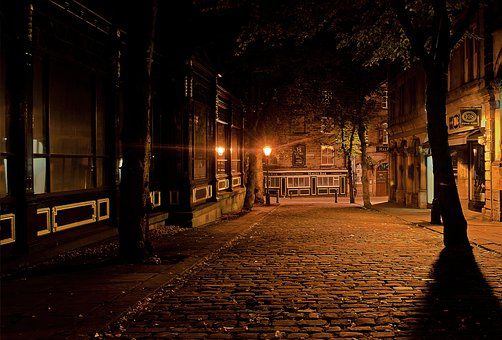
#> input picture dark-1.jpg, 502 x 340 px
$ python app.py
#> lines starting #> are read from the running program, lines starting #| are printed output that depends on the picture
# -*- coding: utf-8 -*-
"""
Created on Tue July 2021
@author: izaidi
"""
import time
import cv2
import os
import numpy as np
from guidedfilter import guided_filter

def get_illumination_channel(I, w):
    M, N, _ = I.shape
    padded = np.pad(I, ((int(w/2), int(w/2)), (int(w/2), int(w/2)), (0, 0)), 'edge')
    darkch = np.zeros((M, N))
    brightch = np.zeros((M, N))

    for i, j in np.ndindex(darkch.shape):
        darkch[i, j] = np.min(padded[i:i + w, j:j + w, :])
        brightch[i, j] = np.max(padded[i:i + w, j:j + w, :])

    return darkch, brightch

def get_atmosphere(I, brightch, p=0.1):
    M, N = brightch.shape
    flatI = I.reshape(M*N, 3)
    flatbright = brightch.ravel()

    searchidx = (-flatbright).argsort()[:int(M*N*p)]
    A = np.mean(flatI.take(searchidx, axis=0), dtype=np.float64, axis=0)
    return A

def get_initial_transmission(A, brightch):
    A_c = np.max(A)
    init_t = (brightch-A_c)/(1.-A_c)
    return (init_t - np.min(init_t))/(np.max(init_t) - np.min(init_t))

def get_corrected_transmission(I, A, darkch, brightch, init_t, alpha, omega, w):
    im3 = np.empty(I.shape, I.dtype);
    for ind in range(0, 3):
        im3[:, :, ind] = I[:, :, ind] / A[ind]
    dark_c, _ = get_illumination_channel(im3, w)
    dark_t = 1 - omega*dark_c
    corrected_t = init_t
    diffch = brightch - darkch

    for i in range(diffch.shape[0]):
        for j in range(diffch.shape[1]):
            if(diffch[i, j] < alpha):
                corrected_t[i, j] = dark_t[i, j] * init_t[i, j]

    return np.abs(corrected_t)

def get_final_image(I, A, refined_t, tmin):
    refined_t_broadcasted = np.broadcast_to(refined_t[:, :, None], (refined_t.shape[0], refined_t.shape[1], 3))
    J = (I-A) / (np.where(refined_t_broadcasted < tmin, tmin, refined_t_broadcasted)) + A

    return (J - np.min(J))/(np.max(J) - np.min(J))

def dehaze(I, tmin, w, alpha, omega, p, eps, reduce=False):
    m, n, _ = I.shape
    Idark, Ibright = get_illumination_channel(I, w)
    A = get_atmosphere(I, Ibright, p)

    init_t = get_initial_transmission(A, Ibright)
    if reduce:
        init_t = reduce_init_t(init_t)
    corrected_t = get_corrected_transmission(I, A, Idark, Ibright, init_t, alpha, omega, w)

    normI = (I - I.min()) / (I.max() - I.min())
    refined_t = guided_filter(normI, corrected_t, w, eps)
    J_refined = get_final_image(I, A, refined_t, tmin)

    enhanced = (J_refined*255).astype(np.uint8)
    f_enhanced = cv2.detailEnhance(enhanced, sigma_s=10, sigma_r=0.15)
    f_enhanced = cv2.edgePreservingFilter(f_enhanced, flags=1, sigma_s=64, sigma_r=0.2)
    return f_enhanced

def reduce_init_t(init_t):
    init_t = (init_t*255).astype(np.uint8)
    xp = [0, 32, 255]
    fp = [0, 32, 48]
    x = np.arange(256)
    table = np.interp(x, xp, fp).astype('uint8')
    init_t = cv2.LUT(init_t, table)
    init_t = init_t.astype(np.float64)/255
    return init_t

im = cv2.imread('dark-1.jpg')
#> im is the input picture: shape (340, 502, 3); mean B, G, R 12.5, 27.4, 51.9
orig = im.copy()

tmin = 0.1   # minimum value for t to make J image
w = 15       # window size, which determine the corseness of prior images
alpha = 0.4  # threshold for transmission correction
omega = 0.75 # this is for dark channel prior
p = 0.1      # percentage to consider for atmosphere
eps = 1e-3   # for J image

I = np.asarray(im, dtype=np.float64) # Convert the input to an array.
I = I[:, :, :3] / 255
directory = "filter_output"
parent_dir = "/data/"
path = os.path.join(parent_dir, directory)
if os.path.exists(path):
    print("{} folder exists".format(directory))
else:
    os.mkdir(path)
f_enhanced = dehaze(I, tmin, w, alpha, omega, p, eps)
#> in get_illumination_channel, `padded = np.pad(I, ((int(w/2), int(w/2)), (int(w/2), int(w/2)), (0, 0)..`:
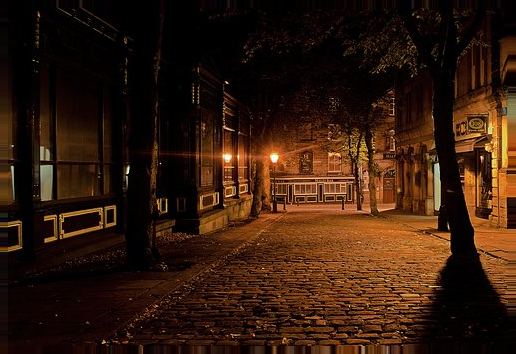
#> padded: shape (354, 516, 3) float64; mean B, G, R 0.0481, 0.106, 0.201
#> after the loop in get_illumination_channel, `for i, j in np.ndindex(darkch.shape):`:
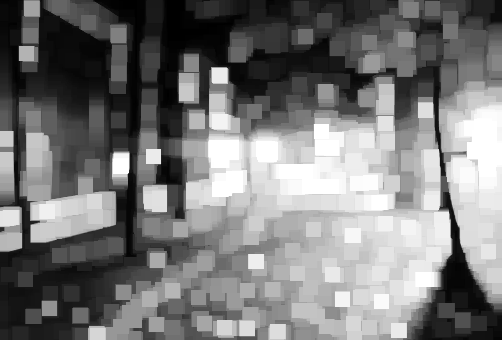
#> brightch: shape (340, 502) float64; min 0, max 1, mean 0.472
#> after the loop in get_illumination_channel, `for i, j in np.ndindex(darkch.shape):`:
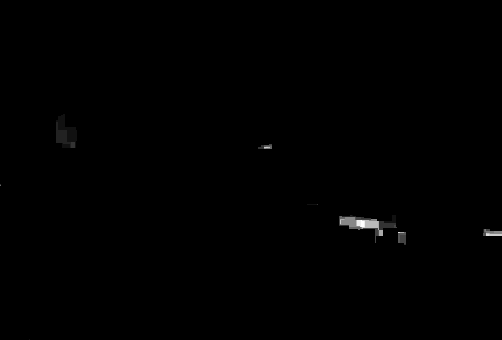
#> darkch: shape (340, 502) float64; min 0, max 0.0588, mean 0.000158; drawn with min black and max white
#> in get_atmosphere, `searchidx = (-flatbright).argsort()[:int(M*N*p)]`: searchidx = 17068 values, max 169579 at index 15357, min 34348 at index 13634, mean 93927
#> in get_atmosphere, `A = np.mean(flatI.take(searchidx, axis=0), dtype=np.float64, axis=0)`: A = [0.134, 0.294, 0.503]
#> in get_initial_transmission, `A_c = np.max(A)`: A_c = 0.503
#> after the loop in get_corrected_transmission, `for ind in range(0, 3):`:
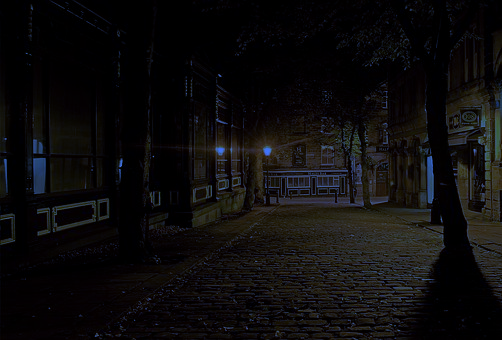
#> im3: shape (340, 502, 3) float64; mean B, G, R 0.365, 0.365, 0.405; drawn with min black and max white
#> call 2 of get_illumination_channel, with w = 15
#> in get_illumination_channel (call 2), `padded = np.pad(I, ((int(w/2), int(w/2)), (int(w/2), int(w/2)), (0, 0)..`:
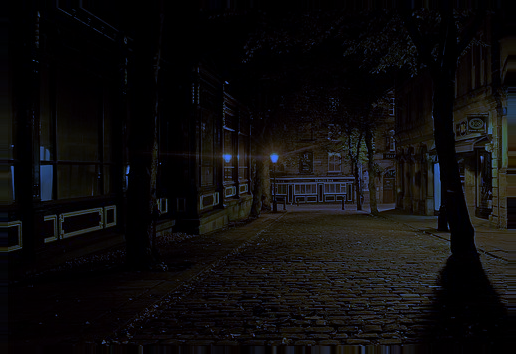
#> padded: shape (354, 516, 3) float64; mean B, G, R 0.359, 0.36, 0.399; drawn with min black and max white
#> after the loop in get_illumination_channel (call 2), `for i, j in np.ndindex(darkch.shape):`:
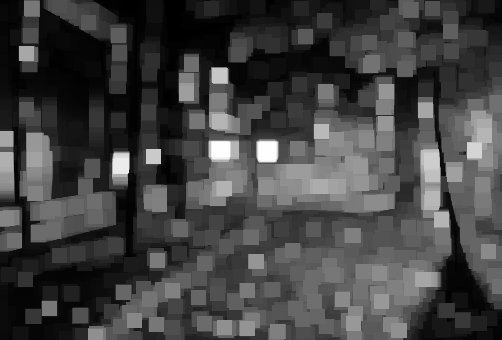
#> brightch: shape (340, 502) float64; min 0, max 7.46, mean 1.96; drawn with min black and max white
#> in get_corrected_transmission, `dark_t = 1 - omega*dark_c`:
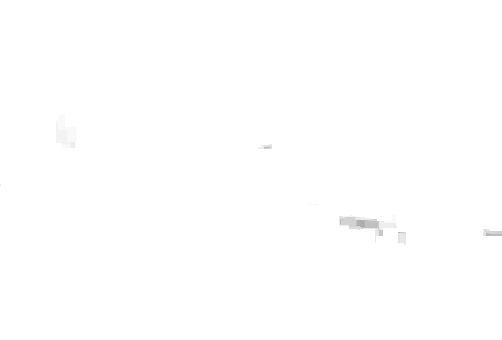
#> dark_t: shape (340, 502) float64; min 0.671, max 1, mean 0.999
#> after the loop in get_corrected_transmission, `for i in range(diffch.shape[0]):`: corrected_t: shape (340, 502) float64; min 0, max 1, mean 0.472
#> (the run stopped early here; a loop or call above may not have finished)

$ run again, with dark.png saved as dark-1.jpg
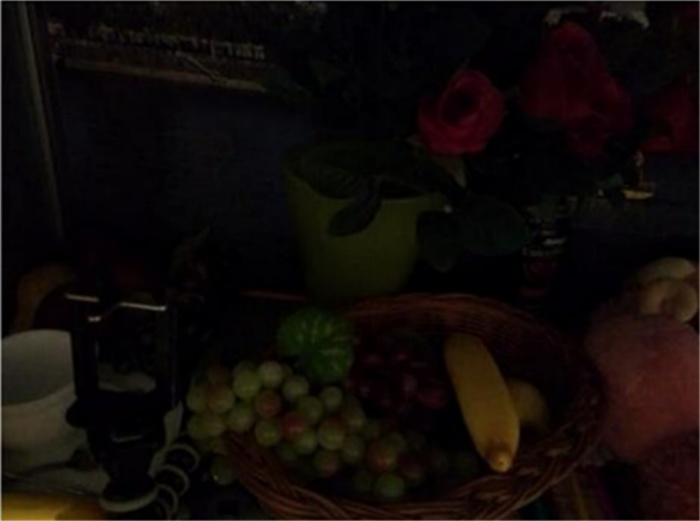
#> input picture dark.png, 700 x 521 px
#> im is the input picture: shape (521, 700, 3); mean B, G, R 8.3, 10.7, 16.6
#> after the loop in get_illumination_channel, `for i, j in np.ndindex(darkch.shape):`:
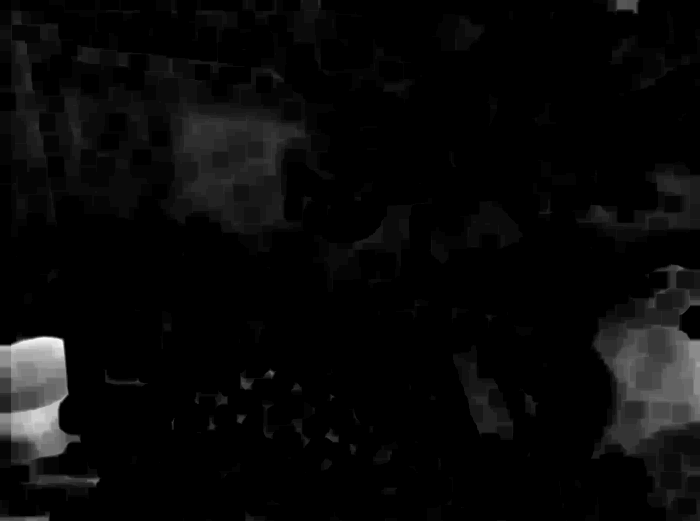
#> darkch: shape (521, 700) float64; min 0, max 0.173, mean 0.00608; drawn with min black and max white
#> in get_atmosphere, `A = np.mean(flatI.take(searchidx, axis=0), dtype=np.float64, axis=0)`: A = [0.0821, 0.121, 0.175]
#> A_c = 0.175
#> after the loop in get_corrected_transmission, `for i in range(diffch.shape[0]):`:
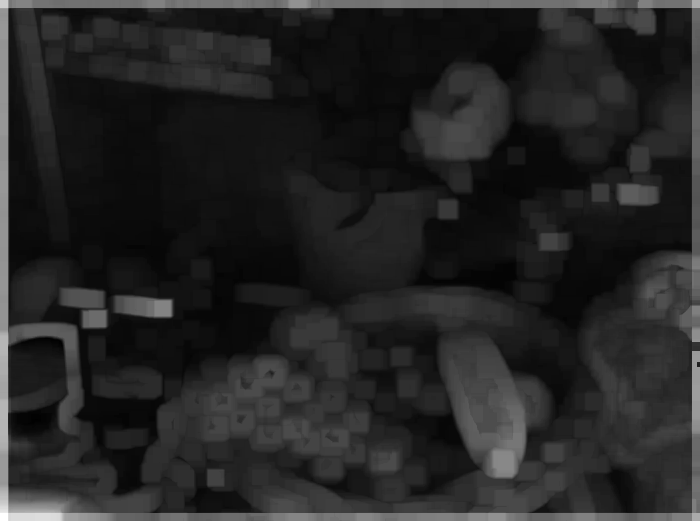
#> corrected_t: shape (521, 700) float64; min -0.019, max 1, mean 0.13; drawn with min black and max white
